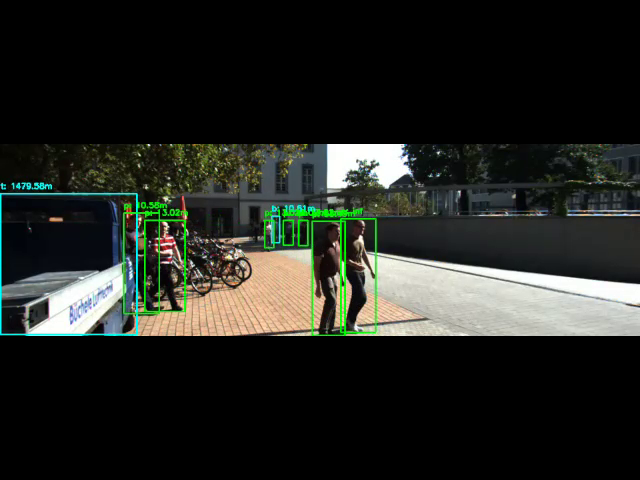
#> input picture frame 21 of Video_seq1.mp4, 640 x 480 px, given in place of rolling_ball.mp4, which was not available
$ python code_snippet_Andrei.py
#> lines starting #> are read from the running program, lines starting #| are printed output that depends on the picture; after the words box and inside, x2 and y2 are one past the last pixel; in counts of white or black regions, pixels touching at a corner belong together; pictures that were not available may be replaced by others from this repository, and a replacement may not be noted
#> further down, frame is the input picture: shape (480, 640, 3); mean B, G, R 34, 38.9, 36.6
import cv2
import numpy as np
from matplotlib import pyplot as plt
import matplotlib.cm as cm

def filter_red_color(frame):
    # Convert the frame to HSV
    hsv = cv2.cvtColor(frame, cv2.COLOR_BGR2HSV)
#> hsv: shape (480, 640, 3); mean H, S, V 25, 30.7, 41.7

    # Define the red color range
    lower_red1 = np.array([0, 100, 50])
    upper_red1 = np.array([7, 255, 255])
    lower_red2 = np.array([173, 100, 50])
    upper_red2 = np.array([180, 255, 255])

    # Create masks for both red ranges
    mask1 = cv2.inRange(hsv, lower_red1, upper_red1)
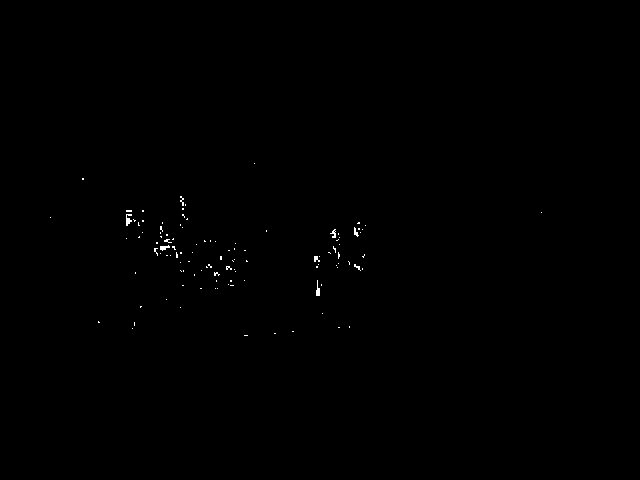
#> mask1: shape (480, 640); 0.19% white in thin lines or dots, all inside (x1, y1, x2, y2) = (50, 163, 542, 336)
    mask2 = cv2.inRange(hsv, lower_red2, upper_red2)
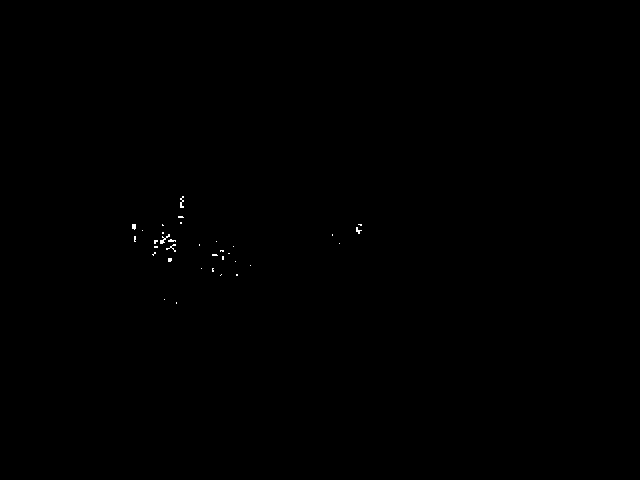
#> mask2: shape (480, 640); 0.09% white in thin lines or dots, all inside (x1, y1, x2, y2) = (132, 196, 362, 304)

    # Combine the two masks
    mask = mask1 + mask2
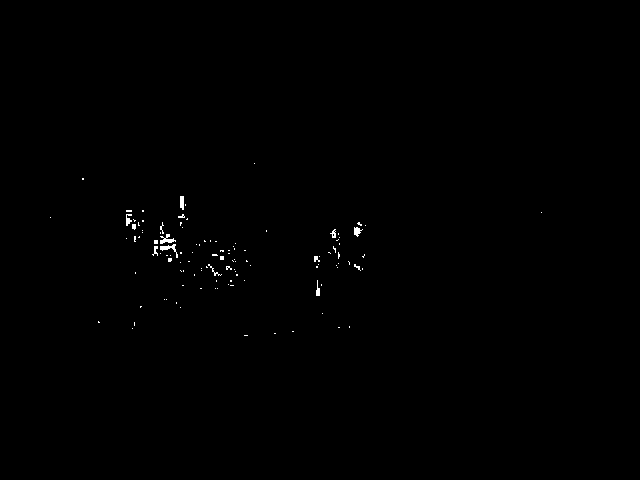
#> mask: shape (480, 640); 0.28% white in thin lines or dots, all inside (x1, y1, x2, y2) = (50, 163, 542, 336)

    # Apply the mask to get only red parts of the image
    result = cv2.bitwise_and(frame, frame, mask=mask)

    return result

def update(x, P, Z, H, R):
    # Measurement residual y
    y = Z - np.dot(H, x)

    # Residual covariance S
    S = np.dot(H, np.dot(P, H.T)) + R

    # Kalman gain K
    K = np.dot(P, np.dot(H.T, np.linalg.pinv(S)))

    # Update state estimate X
    x = x + np.dot(K, y)

    # Update uncertainty P
    P = np.dot(I - np.dot(K, H), P)

    return x, P

def predict(x, P, F, u):
    # Predict state X'
    x = np.dot(F, x) + u

    # Predict uncertainty P'
    P = np.dot(F, np.dot(P, F.T))

    return x, P

### Initialize Kalman filter ###
# The initial state (6x1).  - position, velocity and acceleration in both x and y
x = np.array([0,
              0,
              0,
              0,
              0,
              0])

# The initial uncertainty (6x6). - I will just input a random and high number on the main diagonal
P = 1000 * np.eye(6)

# The external motion (6x1). - I assume it will be 0 since we have no external input on the ball trajectory
u = np.array([0,
              0,
              0,
              0,
              0,
              0])

# The transition matrix (6x6).  - explained on paper
F = np.array([[0, 1, 0.5, 0, 0, 0],
              [0, 1, 1, 0, 0, 0],
              [0, 0, 1, 0, 0, 0],
              [0, 0, 0, 1, 1, 0.5],
              [0, 0, 0, 0, 1, 1],
              [0, 0, 0, 0, 0, 1]])


# The observation matrix (2x6). - we will need position as output
H = np.array([[1, 0, 0, 0, 0, 0],  # Observe x position
              [0, 0, 0, 1, 0, 0]]) # Observe y position

# The measurement uncertainty.
R = np.array([[1, 0],
              [0, 1]])

I = np.eye(6)

# Load the video
cap = cv2.VideoCapture('rolling_ball.mp4')
if not cap.isOpened():
    print("Cannot open video")
    exit()

# Sharpening kernel
sharpen_kernel = np.array([[-1, -1, -1],
                           [-1,  9, -1],
                           [-1, -1, -1]])

# Initialize radius with a default value
radius = 0

# Looping through all the frames
while True:
    ret, frame = cap.read()
    if not ret:
        break

    ### Detect the ball ###
    # Filter by red color first
    red_frame = filter_red_color(frame)

    # Convert the red frame to grayscale for edge detection
    gray = cv2.cvtColor(red_frame, cv2.COLOR_BGR2GRAY)

    # Apply a Gaussian blur
    gray_blurred = cv2.GaussianBlur(gray, (5, 5), 0)

    # Detect edges
    edges = cv2.Canny(gray_blurred, 30, 50)
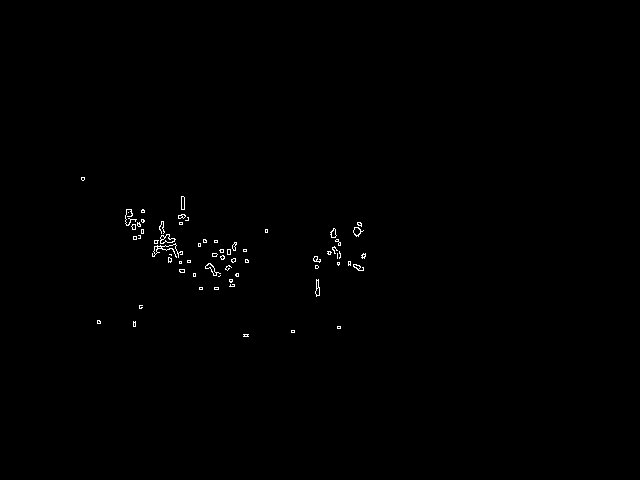
#> edges: shape (480, 640); 0.37% white in thin lines or dots, all inside (x1, y1, x2, y2) = (81, 177, 366, 337)

    # Apply HoughCircles to detect circles
    pieces = cv2.HoughCircles(edges, cv2.HOUGH_GRADIENT, 1, 80, param1=100, param2=20, minRadius=40, maxRadius=125)
#> pieces = None

    # We now display the ball if it was found
    if pieces is not None:
        # Convert the (x, y, radius) values of the circles to integers
        pieces = np.uint16(np.around(pieces))

        # Draw the circles on the original image
        circle = pieces[0, 0]
        center = (circle[0], circle[1])
        radius = circle[2]

        cv2.circle(frame, center, radius, (0, 255, 0), 5)  # Green circle with thickness 2

        ### If the ball is found, update the Kalman filter ###
        Z = np.array(center)  # Z holds the "measured position" of the ball
        x, P = update(x, P, Z, H, R)

    ### Predict the next state
    x, P = predict(x, P, F, u)
    predicted_center = (int(x[0]), int(x[3]))
    ### Draw the predicted state on the image frame ###
    cv2.circle(frame, predicted_center, radius, (0, 0, 255), 5)
#> frame: shape (480, 640, 3); under 0.01% of pixels changed, all inside (x1, y1, x2, y2) = (0, 0, 4, 4)


    # Get original video dimensions
    frame_width = int(cap.get(cv2.CAP_PROP_FRAME_WIDTH))
    frame_height = int(cap.get(cv2.CAP_PROP_FRAME_HEIGHT))

    # Set a desired maximum window width or height, while maintaining the aspect ratio
    desired_width = 1000  # Change this as needed

    # Calculate the appropriate height based on the aspect ratio
    aspect_ratio = frame_height / frame_width
    new_height = int(desired_width * aspect_ratio)

    # Set up the window for display and resize it, keeping the aspect ratio
    cv2.namedWindow('Frame', cv2.WINDOW_NORMAL)  # Create a window
    cv2.resizeWindow('Frame', desired_width, new_height)  # Resize keeping the aspect ratio

    # Show the frame
    cv2.imshow('Frame', frame)
    cv2.waitKey(150)

cap.release()
cv2.destroyAllWindows()

$ run again, starting later in the video
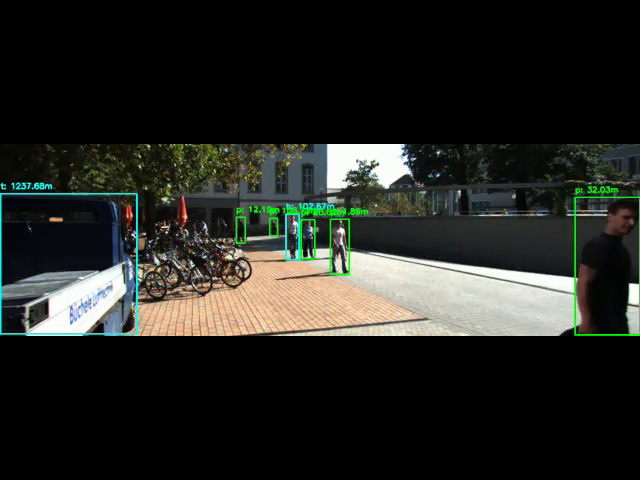
#> input picture frame 97 of Video_seq1.mp4, 640 x 480 px, given in place of rolling_ball.mp4, which was not available
#> frame is the input picture: shape (480, 640, 3); mean B, G, R 34.3, 38.9, 37.6
#> hsv: shape (480, 640, 3); mean H, S, V 24.2, 31.2, 42
#> in filter_red_color, `mask1 = cv2.inRange(hsv, lower_red1, upper_red1)`:
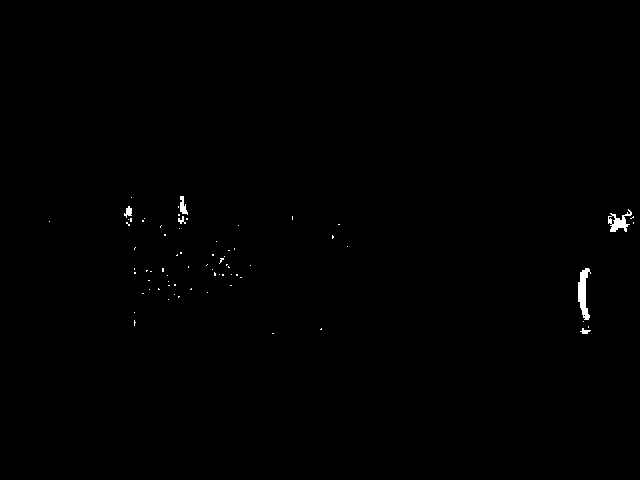
#> mask1: shape (480, 640); 0.33% white; 72 white regions (66 under 20 px), largest, box (x1, y1, x2, y2) and area: (578, 268, 591, 320) 369, (608, 209, 632, 232) 244, (180, 196, 188, 215) 89, (124, 206, 132, 218) 57, (580, 328, 591, 334) 35, (178, 216, 186, 224) 32
#> mask2: shape (480, 640); 0.06% white in thin lines or dots, all inside (x1, y1, x2, y2) = (122, 166, 634, 330)
#> mask: shape (480, 640); 0.39% white; 84 white regions (79 under 20 px), largest, box (x1, y1, x2, y2) and area: (578, 268, 591, 334) 445, (608, 209, 632, 232) 244, (178, 196, 188, 228) 175, (122, 206, 132, 226) 92, (142, 212, 145, 222) 20
#> `edges = cv2.Canny(gray_blurred, 30, 50)`:
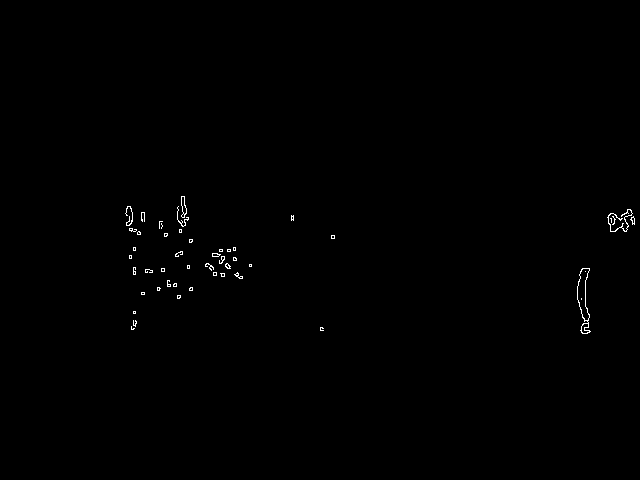
#> edges: shape (480, 640); 0.33% white in thin lines or dots, all inside (x1, y1, x2, y2) = (125, 196, 635, 334)
#> pieces = None
#> frame: shape (480, 640, 3); under 0.01% of pixels changed, all inside (x1, y1, x2, y2) = (0, 0, 4, 4)

$ run again, starting later in the video
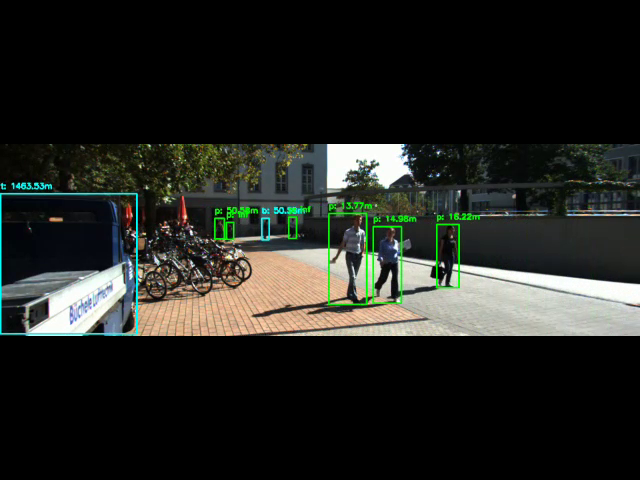
#> input picture frame 173 of Video_seq1.mp4, 640 x 480 px, given in place of rolling_ball.mp4, which was not available
#> frame is the input picture: shape (480, 640, 3); mean B, G, R 33.8, 38.2, 36.5
#> hsv: shape (480, 640, 3); mean H, S, V 24.5, 31, 41.2
#> in filter_red_color, `mask1 = cv2.inRange(hsv, lower_red1, upper_red1)`:
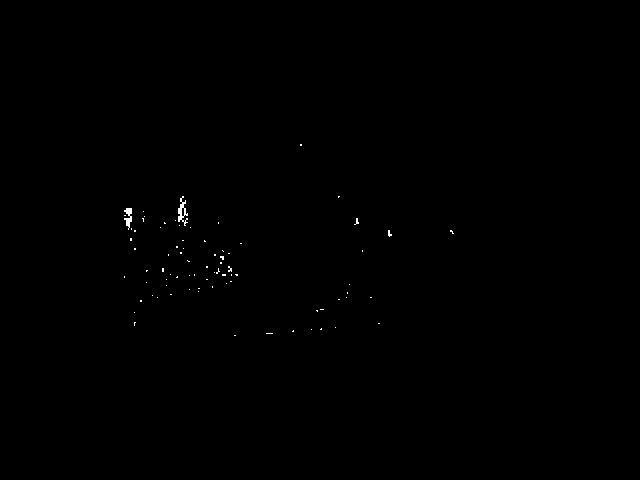
#> mask1: shape (480, 640); 0.16% white in thin lines or dots, all inside (x1, y1, x2, y2) = (124, 144, 454, 336)
#> mask2: shape (480, 640); 0.04% white in thin lines or dots, all inside (x1, y1, x2, y2) = (24, 198, 342, 336)
#> mask: shape (480, 640); 0.2% white; 88 white regions (86 under 20 px), largest, box (x1, y1, x2, y2) and area: (178, 196, 188, 227) 182, (124, 208, 132, 230) 113
#> `edges = cv2.Canny(gray_blurred, 30, 50)`:
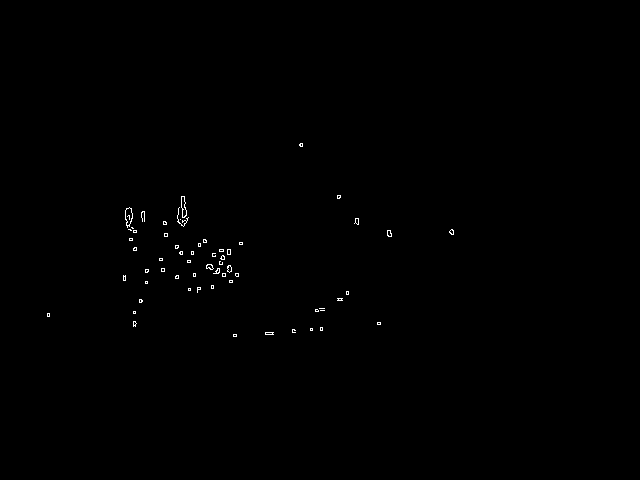
#> edges: shape (480, 640); 0.27% white in thin lines or dots, all inside (x1, y1, x2, y2) = (47, 143, 454, 337)
#> pieces = None
#> frame: shape (480, 640, 3); under 0.01% of pixels changed, all inside (x1, y1, x2, y2) = (0, 0, 4, 4)
